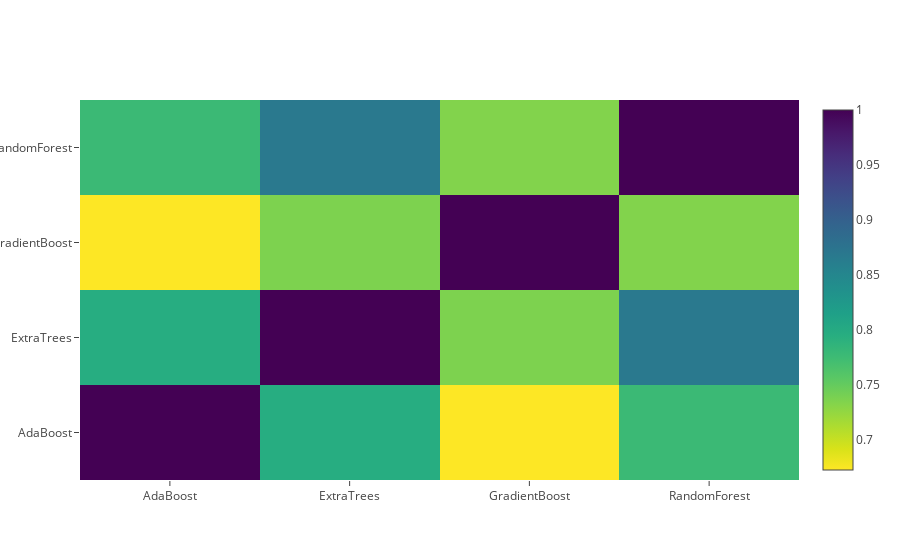

Notebook code for this chart:
### Code cell
data = [
    go.Heatmap(
        z= base_predictions_train.astype(float).corr().values ,
        x=base_predictions_train.columns.values,
        y= base_predictions_train.columns.values,
          colorscale='Viridis',
            showscale=True,
            reversescale = True
    )
]
py.iplot(data, filename='labelled-heatmap')

### Figure 1 — Plotly figure (JSON) as saved in the notebook; plotly's stock layout.template omitted (floating-point values rounded to 4 significant figures)
{"data": [{"colorscale": "Viridis", "reversescale": true, "showscale": true, "type": "heatmap", "x": ["AdaBoost", "ExtraTrees", "GradientBoost", "RandomForest"], "y": ["AdaBoost", "ExtraTrees", "GradientBoost", "RandomForest"], "z": [[1, 0.7965, 0.6727, 0.7779], [0.7965, 1, 0.7368, 0.8683], [0.6727, 0.7368, 1, 0.734], [0.7779, 0.8683, 0.734, 1]]}], "layout": {}}
